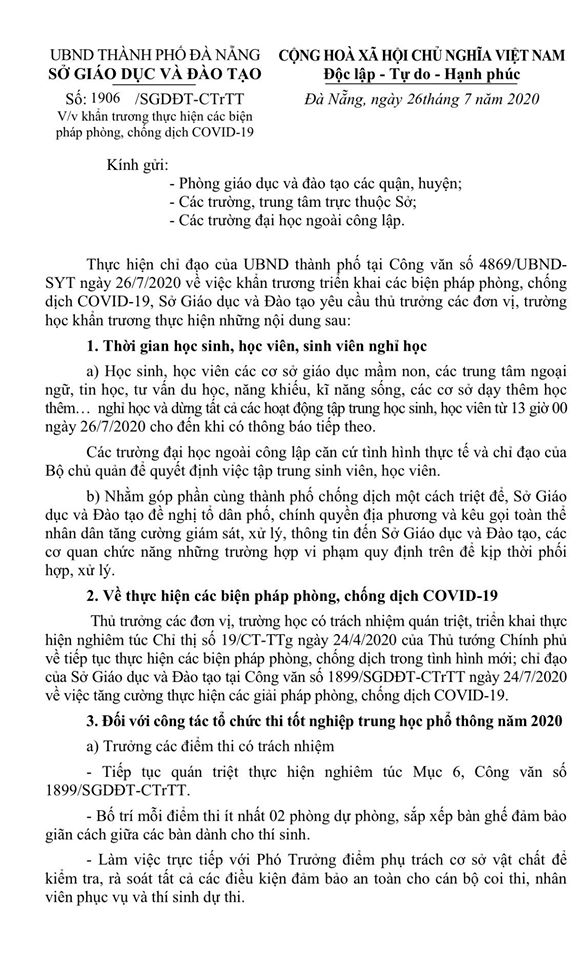
#> input picture data/4_1.jpg, 576 x 960 px, found by its file name
$ python augment_data.py
#> lines starting #> are read from the running program, lines starting #| are printed output that depends on the picture
#> in generate_variants, img is the input picture: shape (960, 576, 3); min 0, max 255, mean 232.3
import cv2
import numpy as np
import os

def add_gaussian_noise(image):
    """Mô phỏng nhiễu hạt của máy scan cũ"""
    row, col, ch = image.shape
#> row = 960; col = 576; ch = 3
    mean = 0
    var = 0.1
    sigma = var**0.5
    gauss = np.random.normal(mean, sigma, (row, col, ch))
    noisy = image + gauss * 20 # Độ mạnh của nhiễu
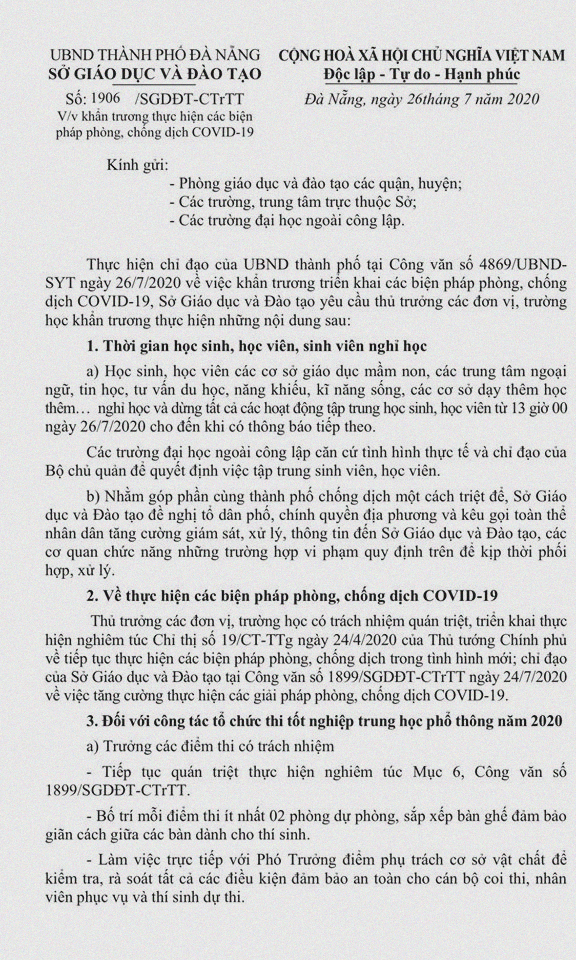
#> noisy: shape (960, 576, 3) float64; mean B, G, R 232.3, 232.3, 232.3; drawn with min black and max white
    return np.clip(noisy, 0, 255).astype(np.uint8)

def add_blur(image):
    """Mô phỏng ảnh bị mất nét (defocus)"""
    return cv2.GaussianBlur(image, (5, 5), 0)
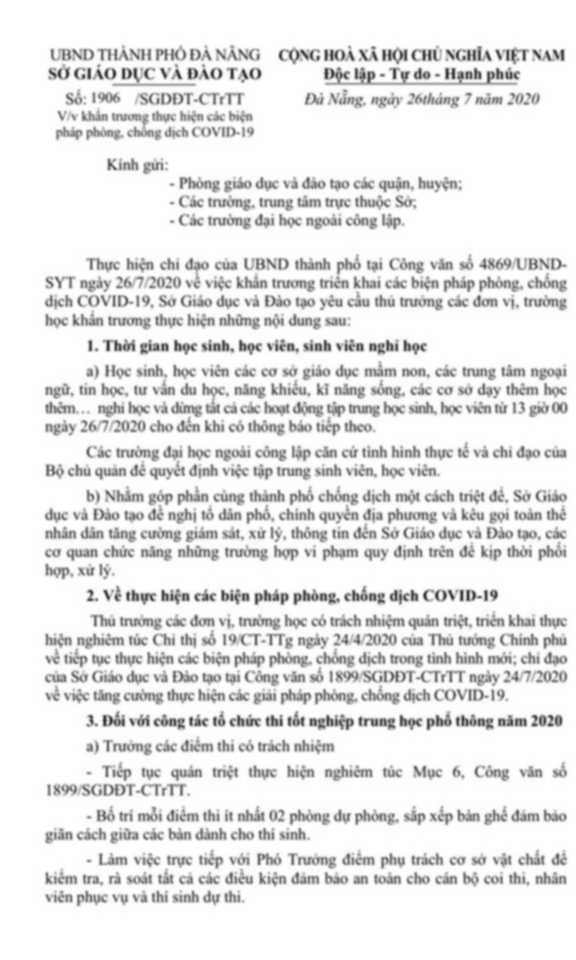
#> returned value: shape (960, 576, 3); min 51, max 255, mean 232.3

def adjust_brightness_contrast(image, brightness=-50, contrast=30):
    """Mô phỏng văn bản bị thiếu sáng hoặc độ tương phản kém"""
#> called with brightness = -50, contrast = 30
    beta = brightness
    alpha = 1 + (contrast / 127)
    return cv2.convertScaleAbs(image, alpha=alpha, beta=beta)

def rotate_image(image, angle=1):
    """Mô phỏng văn bản bị đặt lệch trong máy scan (xoay nhẹ)"""
#> called with angle = 1
    (h, w) = image.shape[:2]
#> h = 960; w = 576
    center = (w // 2, h // 2)
#> center = (288, 480)
    M = cv2.getRotationMatrix2D(center, angle, 1.0)
#> M = [[1, 0.0175, -8.33], [-0.0175, 1, 5.1]]
    return cv2.warpAffine(image, M, (w, h), borderMode=cv2.BORDER_CONSTANT, borderValue=(255,255,255))
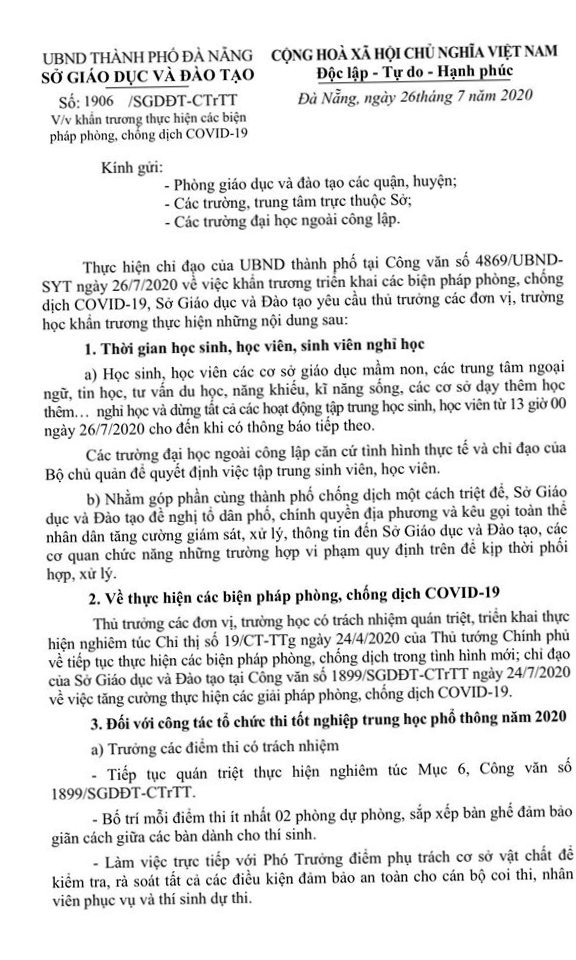
#> returned value: shape (960, 576, 3); min 0, max 255, mean 232.3

def generate_variants(img_path, output_dir):
    img = cv2.imread(img_path)
    if img is None: return

    base_name = os.path.basename(img_path).split('.')[0]

    # 1. Bản gốc (để đối soát)
    cv2.imwrite(f"{output_dir}/{base_name}_v0_original.jpg", img)

    # 2. Bản nhiễu hạt
    cv2.imwrite(f"{output_dir}/{base_name}_v1_noisy.jpg", add_gaussian_noise(img))

    # 3. Bản bị mờ
    cv2.imwrite(f"{output_dir}/{base_name}_v2_blur.jpg", add_blur(img))

    # 4. Bản bị tối và tương phản kém
    cv2.imwrite(f"{output_dir}/{base_name}_v3_dark.jpg", adjust_brightness_contrast(img))

    # 5. Bản bị xoay lệch
    cv2.imwrite(f"{output_dir}/{base_name}_v4_rotated.jpg", rotate_image(img))

if __name__ == "__main__":
    output_path = "data/augmented"
    os.makedirs(output_path, exist_ok=True)

    # Chạy cho 4.1 và 4.2
    generate_variants("data/4_1.jpg", output_path)
    generate_variants("data/4_2.jpg", output_path)
#> call 2 of generate_variants, with img_path = 'data/4_2.jpg', output_dir = 'data/augmented'
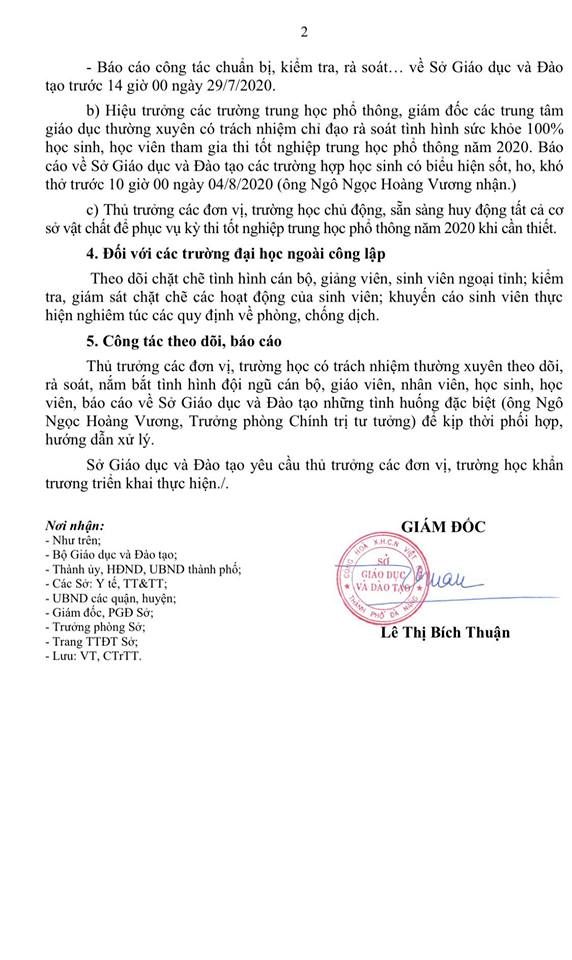
#> input picture data/4_2.jpg, 572 x 960 px, found by its file name
#> in generate_variants, img is the input picture: shape (960, 572, 3); mean B, G, R 240.5, 240.4, 240.6
#> in add_gaussian_noise (call 2), `noisy = image + gauss * 20`:
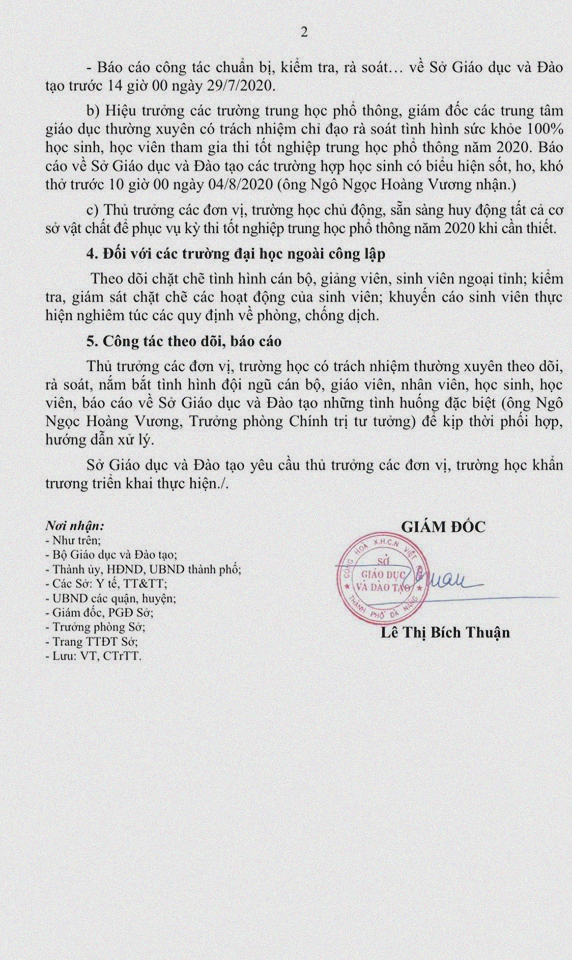
#> noisy: shape (960, 572, 3) float64; mean B, G, R 240.5, 240.4, 240.6; drawn with min black and max white
#> in add_blur (call 2), `return cv2.GaussianBlur(image, (5, 5), 0)`:
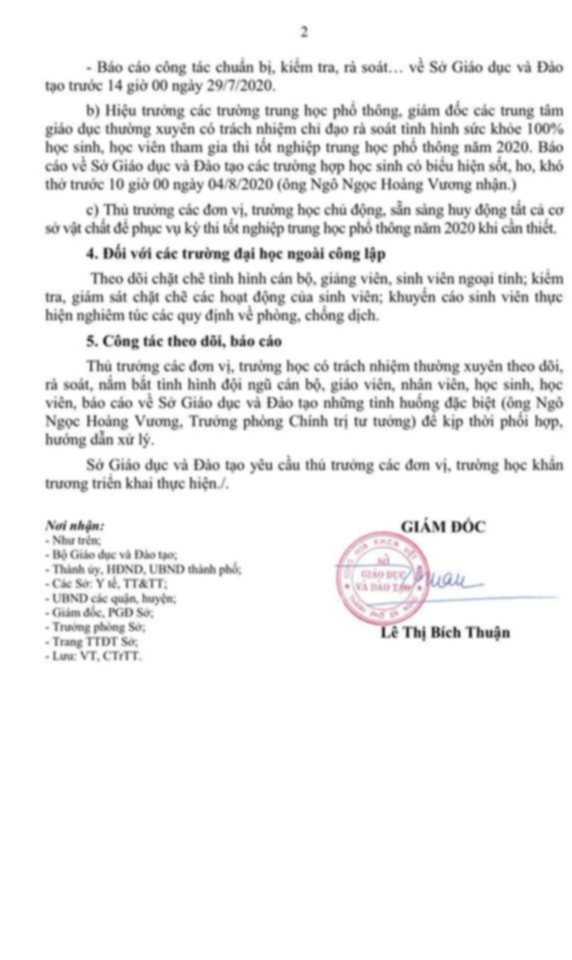
#> returned value: shape (960, 572, 3); mean of channels 0, 1, 2 240.6, 240.4, 240.6; drawn as B, G, R
#> call 2 of rotate_image, with angle = 1
#> in rotate_image (call 2), `return cv2.warpAffine(image, M, (w, h), borderMode=cv2.BORDER_CONSTANT..`:
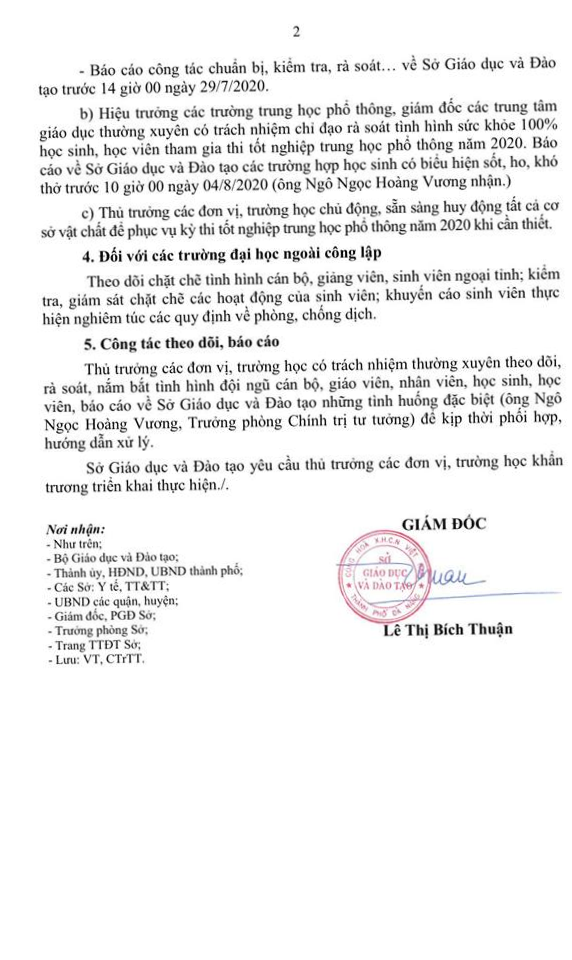
#> returned value: shape (960, 572, 3); mean of channels 0, 1, 2 240.6, 240.4, 240.6; drawn as B, G, R
    print(f"Đã tạo xong các biến thể ảnh tại {output_path}")
